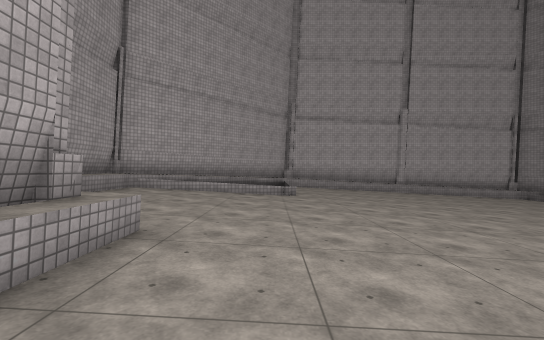
[1] (above)

16 first-person views from a walk through a Unity game level. The camera is 1.4 m above the floor, looks level and sees 90° across. The floor is counted in squares, 2 m on a side. Each view is taken from the middle of a square. On the plan, view 1 faces up. The plan holds only what a view shows up to about 9 squares ahead; the rest is blank. The place goes on beyond the plan. Surface patterns are stand-ins for the level's own textures.

[2]
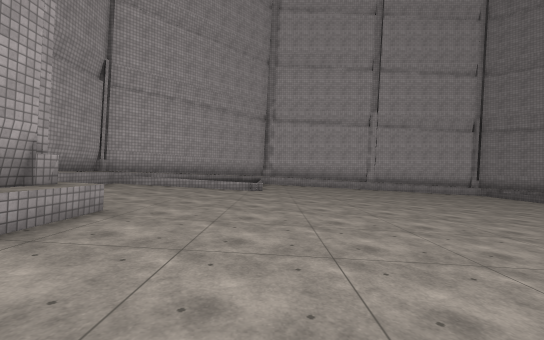

[3]
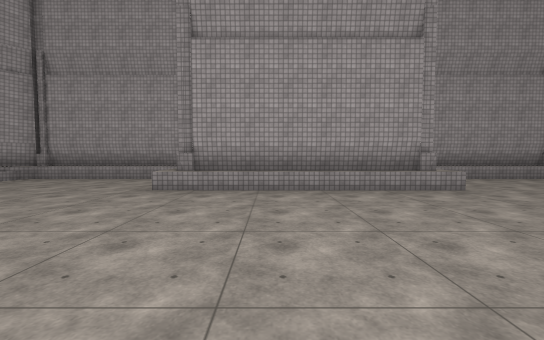

[4]
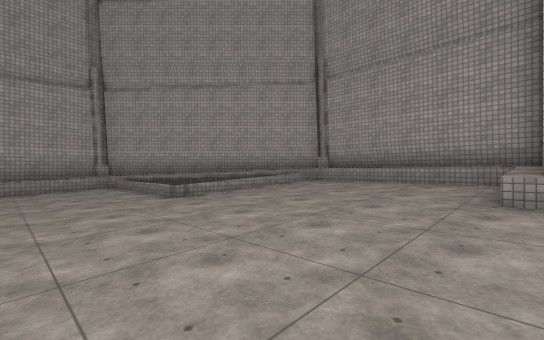

[5]
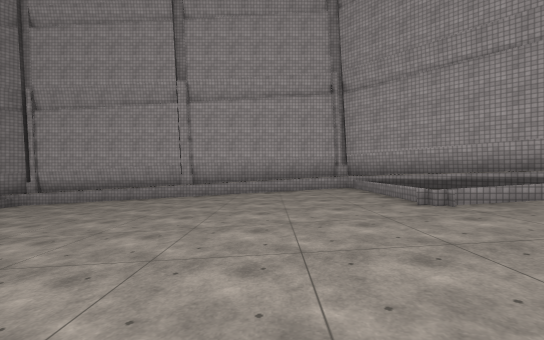

[6]
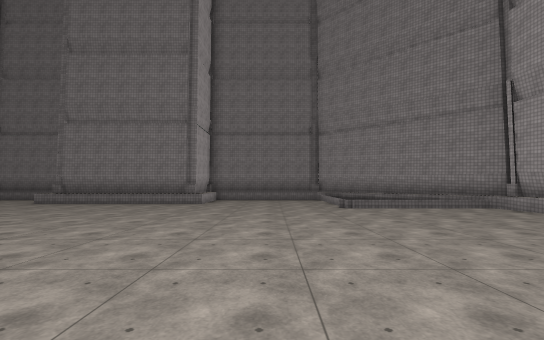

[7]
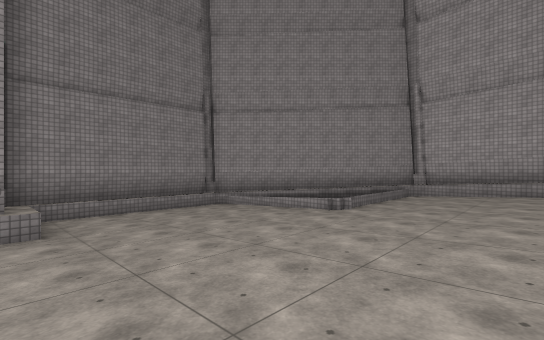

[8]
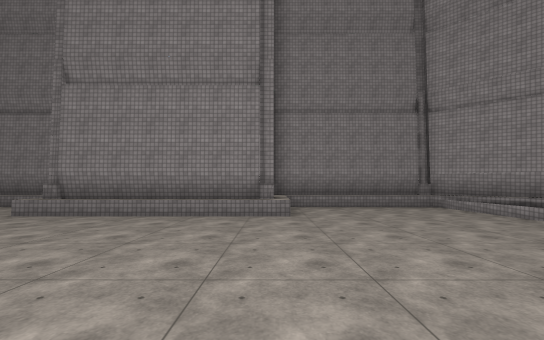

[9]
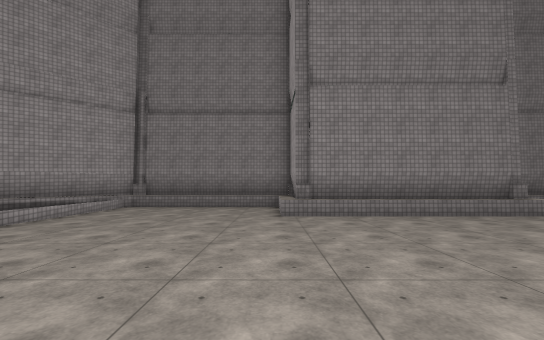

[10]
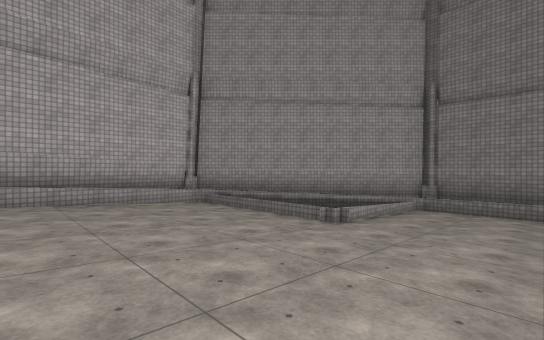

[11]
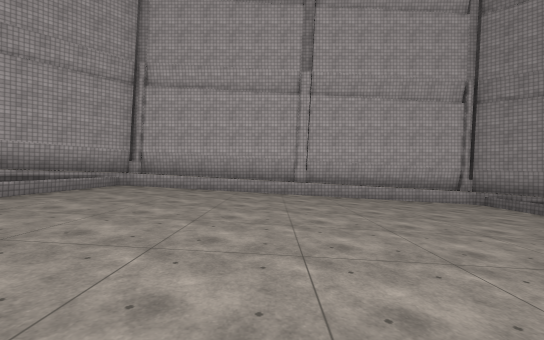

[12]
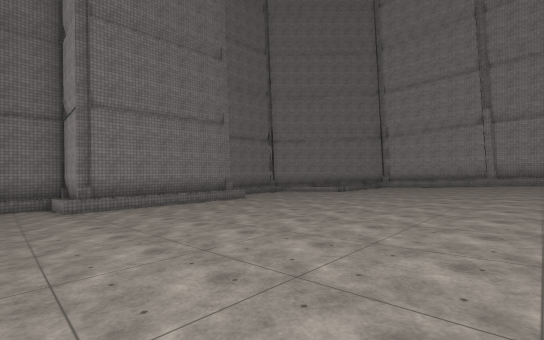

[13]
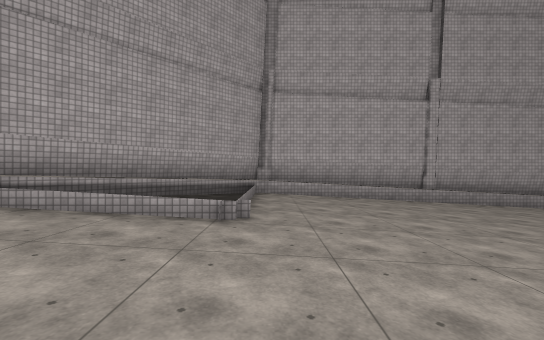

[14]
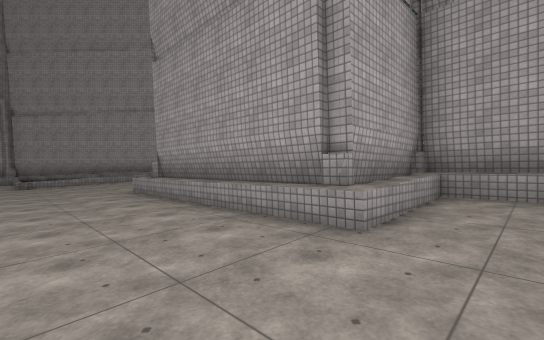

[15]
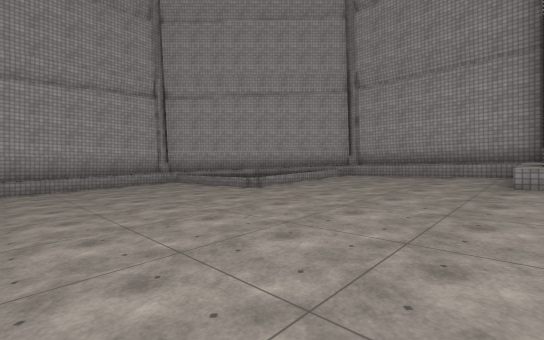

[16]
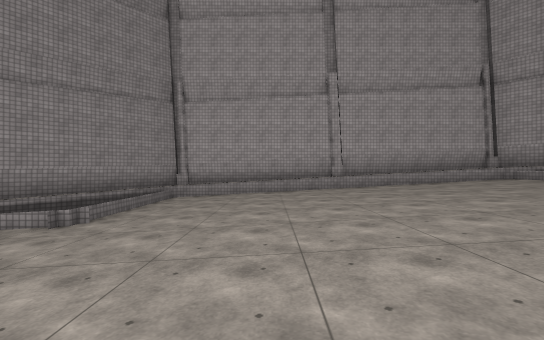

### Floor plan
Key: @ floor where view 1 was taken; # wall or solid block; . main floor; : floor 0.25 m higher than the main floor; - floor 0.25 m lower than the main floor; + floor 0.5 m higher than the main floor; _ floor 0.5 m lower than the main floor; * floor 0.75 m higher than the main floor; < floor 0.75 m lower than the main floor; % floor 1 m higher than the main floor; & floor 1.25 m higher than the main floor.
Columns run from 4 left of view 1 to 16 right of it. Each row starts with its distance up from view 1.
 12     #############
 11     #%**++::...-#
 10      %**++::...-
  9    # %**++::...- #
  8 #####%**++::...-#####
  7 #&&%%%**++::...--__<#
  6 #&&%%%**++::...--__<#
  5 #&&%%%**++::...--__<#
  4 #&&%%%**++::...--__<#
  3 ###%%%**++::...--__<#
  2  ##%%%**++::...--####
  1   #%%%**++::...--##
  0   #%@%**++::...--#
 -1   #%%%**++::...--#
 -2   #%%%**++::...--##
 -3 ###%%%**++::...--####
 -4 #&&%%%**++::...--__<#
 -5 #&&%%%**++::...--__<#
 -6 #&&%%%**++::...--__<#
 -7 #&&%%%**++::...--__<#
 -8 #&&%%%**++::...--__<#
 -9 #####%**++::...-  ###
-10    ##%**++::...-
-11     #%**++::...-#
-12     #%**++::...-#
-13     #############

Where each view was taken, in squares from view 1:
view 1: 0 up, 0 right, facing up
view 2: 1 down, 1 right, facing up
view 3: 1 down, 4 right, facing left
view 4: 3 down, 3 right, facing down-left
view 5: 4 down, 3 right, facing down
view 6: 6 down, 3 right, facing right
view 7: 3 down, 8 right, facing down-right
view 8: 3 down, 7 right, facing right
view 9: 3 up, 7 right, facing right
view 10: 5 up, 7 right, facing up-right
view 11: 4 up, 5 right, facing up
view 12: 4 up, 4 right, facing down-right
view 13: 4 up, 1 right, facing up
view 14: 4 up, 1 right, facing down-left
view 15: 3 down, 5 right, facing down-left
view 16: 4 down, 8 right, facing down
